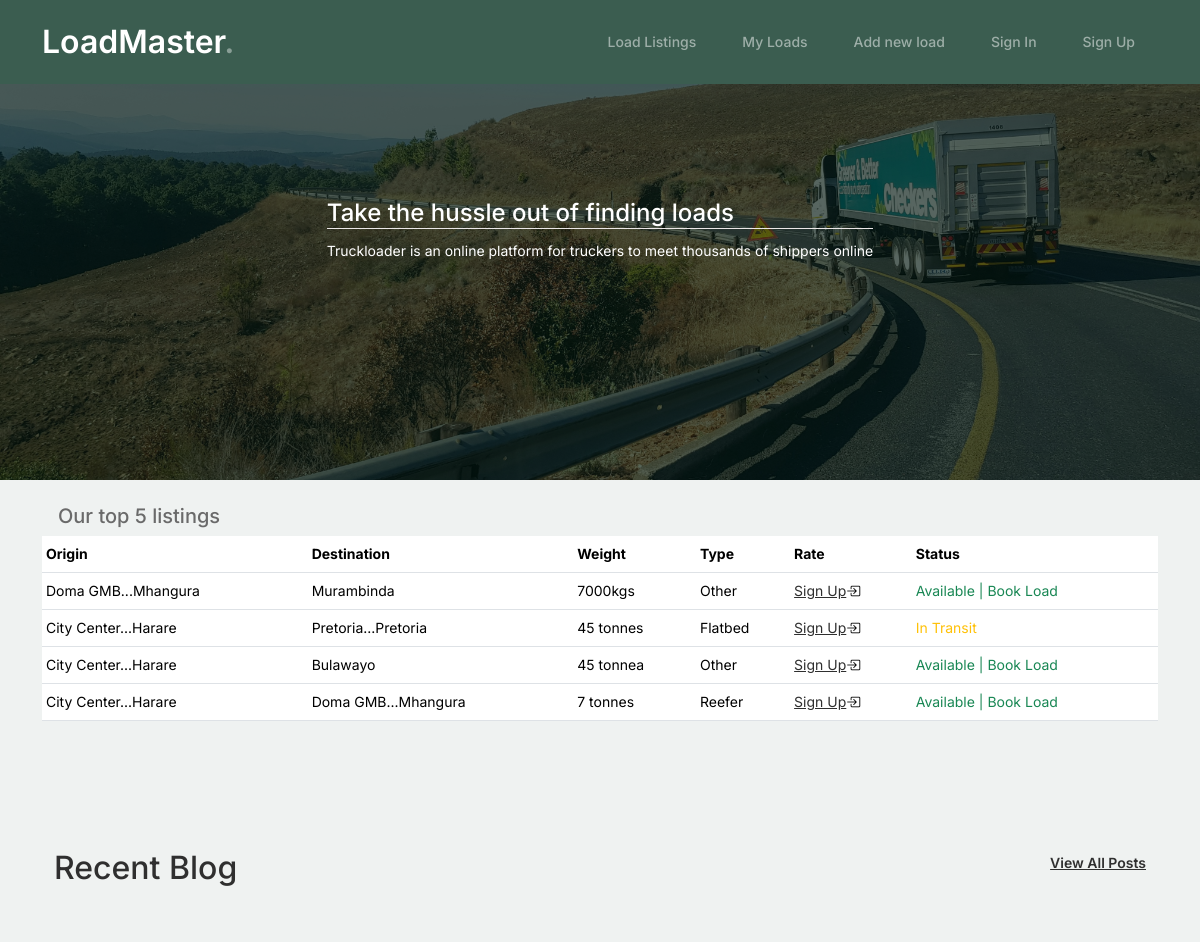
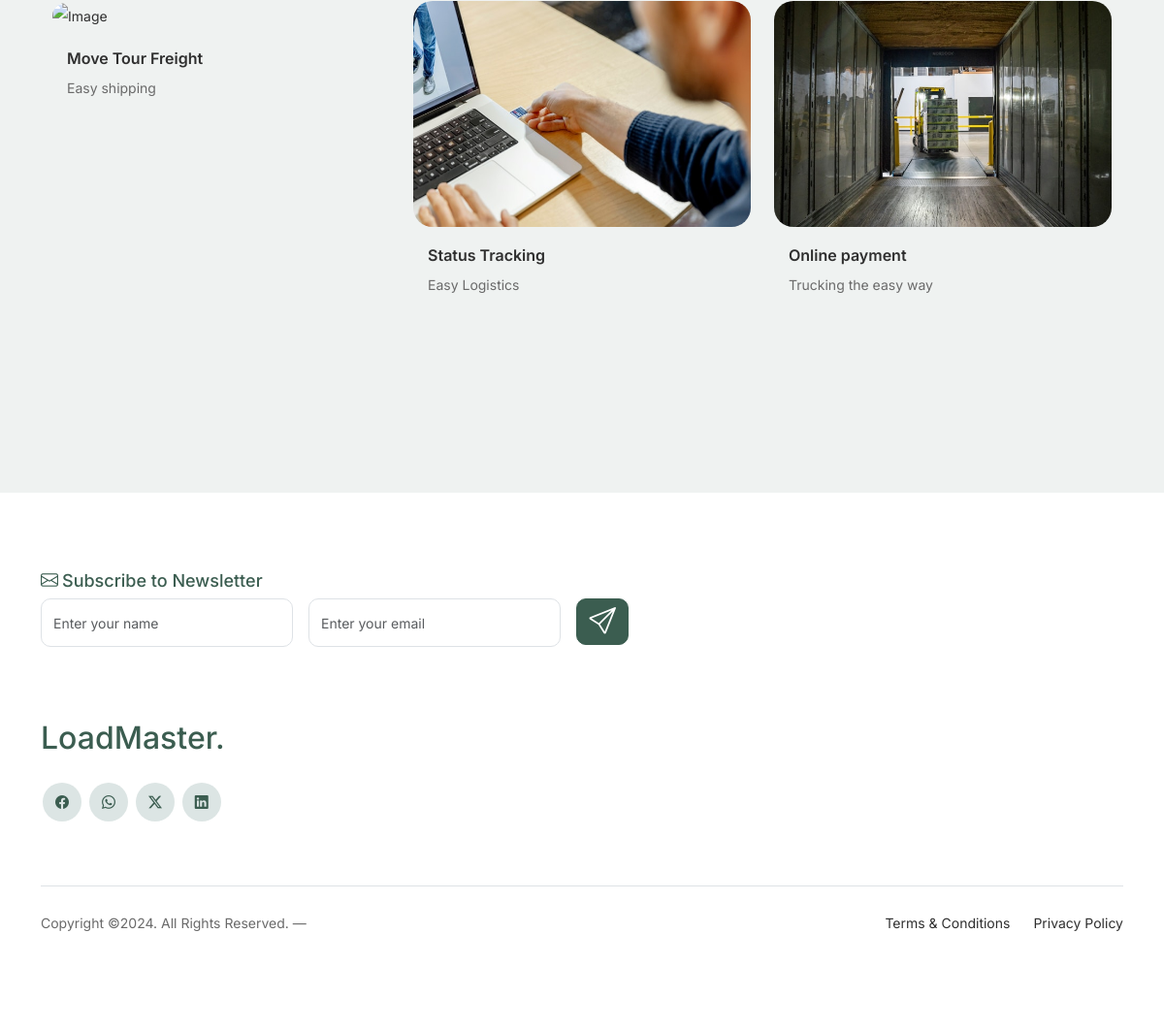
The page / on the database its author committed (2 pictures, top to bottom).
### loads/models.py (models this page shows, shortened)
class Load(models.Model):
    class Type (models.TextChoices):
        REFEER = "R", ("Reefer")
        FLATBED = "F", ("Flatbed")
        SIDE_CURTAIN = "S", ("Side Curtain")
        OTHER = "O", ("Other")
        VAN = "V", ("Van")
    origin = models.ForeignKey(Location, related_name='outgoing', on_delete=models.CASCADE)
    destination = models.ForeignKey(Location, related_name='incoming', on_delete=models.CASCADE)
    type = models.CharField(max_length=1, choices=Type.choices, default=Type.FLATBED)
    owner = models.ForeignKey(Profile, on_delete=models.CASCADE)
    weight = models.CharField(max_length=20)
    rate = models.CharField(max_length=20)
    created = models.DateTimeField(auto_now_add=True)
    updated = models.DateTimeField(auto_now=True)
    class Meta:
        ordering = ["-created"]

class Location(models.Model):
    address_1 = models.CharField(max_length=200, null=True, blank=True)
    address_2 = models.CharField(max_length=200, null=True, blank=True)
    city = models.CharField(max_length=200)
    country = models.CharField(max_length=100, default='Zimbabwe')
    def __str__(self):
        if self.address_1:
            return f"{self.address_1[:17]}...{self.city}"
        return f"{self.city}"

class LoadStatus(models.Model):
    class Status(models.TextChoices):
        AVAILABLE = "A", ("Available")
        IN_TRANSIT = "I", ("In Transit")
        DELIVERED = "D", ("Delivered")
    load = models.OneToOneField(Load, on_delete=models.CASCADE)
    status = models.CharField(max_length=1, choices=Status.choices, default=Status.AVAILABLE)
    transporter = models.ForeignKey(Profile, on_delete=models.CASCADE)
    updated = models.DateTimeField(auto_now=True)
    def __str__(self):
        return f"{self.get_status_display()}"

### main/views.py (the view)
# urls.py: path('', views.HomeView.as_view(), name='home'),
class HomeView(generic.ListView):
    template_name = 'main/home.html'
    def get_queryset(self):
        return Load.objects.all()[:5]

### main/templates/main/home.html (shortened to what this page needs)
{% extends "account/base_entrance.html" %}
{% load i18n %}
{% load static %}
{% load allauth account %}
{% block extra_head %}
<link rel="stylesheet" href="{% static 'css/home.css' %}">
{% endblock extra_head %}
{% block content %}
<div class="bg-image ">
  <div class="overImg d-flex justify-content-center align-items-center">
    <div>
       <h1 class="heading text-white h4">Take the hussle out of finding loads</h1>
       <p class="text-white">Truckloader is an online platform for truckers to meet thousands of shippers online</p>
    </div>
  </div>
</div>
<div class="mt-4 mb-2 container">
    <h1 class="h5 ms-3">Our top 5 listings</h1>
    <div class="table-responsive">
    <table class="table table-hover table-sm">
        <thead class="line bg-green">
        <tr>
            <th scope="col">Origin</th>
            <th scope="col">Destination</th>
            <th scope="col">Weight</th>
            <th scope="col">Type</th>
            <th scope="col">Rate</th>
            <th scope="col">Status</th>
        </tr>
        </thead>
        <tbody>
        {% for load in load_list %}
            {% if load.loadstatus.get_status_display != "Delivered" %}
        <tr class="table-row cursor-auto" data-href="{% url 'loads:load' load.id %}" >
            <td class="text-truncate">{{ load.origin }}</td>
            <td class="text-truncate">{{ load.destination }}</td>
            <td class="text-truncate">{{ load.weight }}</td>
            <td class="text-truncate">{{ load.get_type_display }}</td>
            {% if user.is_authenticated %}
                <td class="text-truncate">{{ load.rate }}</td>
                {% else %}
            <td class="text-truncate"><a href="#hello">Sign Up</a><i class="bi bi-box-arrow-in-right"></i></td>
            {% endif %}
            {% if load.loadstatus.get_status_display == "Available" %}
            <td class="text-truncate text-success">{{ load.loadstatus }} | Book Load</td>
            {% else %}
            <td class="text-truncate text-warning">{{ load.loadstatus }}</td>
            {% endif %}
        </tr>
        {% endif %}
        {% endfor %}
        </tbody>
    </table>
    </div>
    <div class="blog-section">
        <div class="container">
            <div class="row mb-5">
                <div class="col-md-6">
                    <h2 class="section-title">Recent Blog</h2>
                </div>
                <div class="col-md-6 text-start text-md-end">
                    <a href="#" class="more">View All Posts</a>
                </div>
            </div>
            <div class="row">
                <div class="col-12 col-sm-6 col-md-4 mb-4 mb-md-0">
                    <div class="post-entry">
                        <a href="#" class="post-thumbnail"><img src="{% static 'images/frank-mckenna-tjX_sniNzgQ-unsplash.jpg' %}" alt="Image" class="img-fluid"></a>
                        <div class="post-content-entry">
                            <h3><a href="{% url 'loads:new_load' %}">Move Tour Freight</a></h3>
                            <div class="meta">
                                <span>Easy shipping</span>
                            </div>
                        </div>
                    </div>
                </div>
                <div class="col-12 col-sm-6 col-md-4 mb-4 mb-md-0">
                    <div class="post-entry">
                        <a href="#" class="post-thumbnail"><img src="{% static 'images/samsung-memory-RtOINPihAeQ-unsplash.jpg' %}" alt="truck img" class="img-fluid"></a>
                        <div class="post-content-entry">
                            <h3><a href="#">Status Tracking</a></h3>
                            <div class="meta">
                                <span>Easy Logistics</span>
                            </div>
                        </div>
                    </div>
                </div>
                <div class="col-12 col-sm-6 col-md-4 mb-4 mb-md-0">
                    <div class="post-entry">
                        <a href="#" class="post-thumbnail"><img src="{% static 'images/elevate-dI-aXC7DWpQ-unsplash.jpg' %}" alt="Image" class="img-fluid"></a>
                        <div class="post-content-entry">
                            <h3><a href="#">Online payment</a></h3>
                            <div class="meta">
                                <span>Trucking the easy way</span>
                            </div>
                        </div>
                    </div>
                </div>
            </div>
        </div>
    </div>
</div>
{% endblock content %}

### assets/css/home.css (style rules this page uses)
.bg-image { background-image: url("/media/profile_pics/tiry-nelson-gono-h-kD4142VIQ-unsplash.jpg"); background-position: center; background-size:cover ; background-repeat: no-repeat; background-color: rgba(0, 0, 0, 0.229); }
.overImg { background-color: rgba(2, 23, 16, 0.659); width: 100%; height: 60vh; }
.heading { border-bottom: 1px solid rgb(235, 231, 231); }

### assets/css/style.css (style rules this page uses)
body { overflow-x: hidden; position: relative; }
body { font-family: "Inter", sans-serif; font-weight: 400; line-height: 28px; color: #6a6a6a; font-size: 14px; background-color: #eff2f1; }
a { text-decoration: none; -webkit-transition: .3s all ease; -o-transition: .3s all ease; transition: .3s all ease; color: #2f2f2f; text-decoration: underline; }
a.more { font-weight: 600; }
.section-title { color: #2f2f2f; }
.blog-section { padding: 7rem 0 12rem 0; }
.blog-section .post-entry a { text-decoration: none; }
.blog-section .post-entry .post-thumbnail { display: block; margin-bottom: 20px; }
.blog-section .post-entry .post-thumbnail img { border-radius: 20px; -webkit-transition: .3s all ease; -o-transition: .3s all ease; transition: .3s all ease; }
.blog-section .post-entry .post-content-entry { padding-left: 15px; padding-right: 15px; }
.blog-section .post-entry .post-content-entry h3 { font-size: 16px; margin-bottom: 0; font-weight: 600; margin-bottom: 7px; }
.blog-section .post-entry .post-content-entry .meta { font-size: 14px; }

### rows shown on the page
Load: origin "Doma GMB...Mhangura", destination "Murambinda", weight "7000kgs", type "Other", loadstatus "Available"
Load: origin "City Center...Harare", destination "Pretoria...Pretoria", weight "45 tonnes", type "Flatbed", loadstatus "In Transit"
Load: origin "City Center...Harare", destination "Bulawayo", weight "45 tonnea", type "Other", loadstatus "Available"
Load: origin "City Center...Harare", destination "Doma GMB...Mhangura", weight "7 tonnes", type "Reefer", loadstatus "Available"
